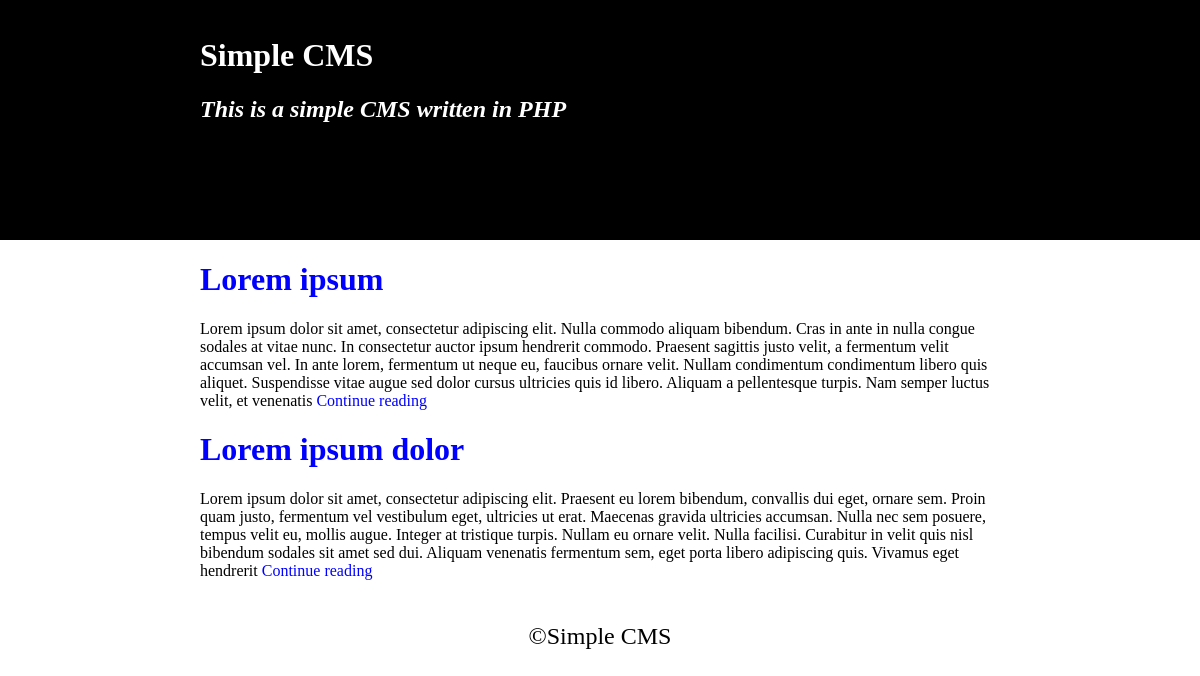
Before: / with the older database file.
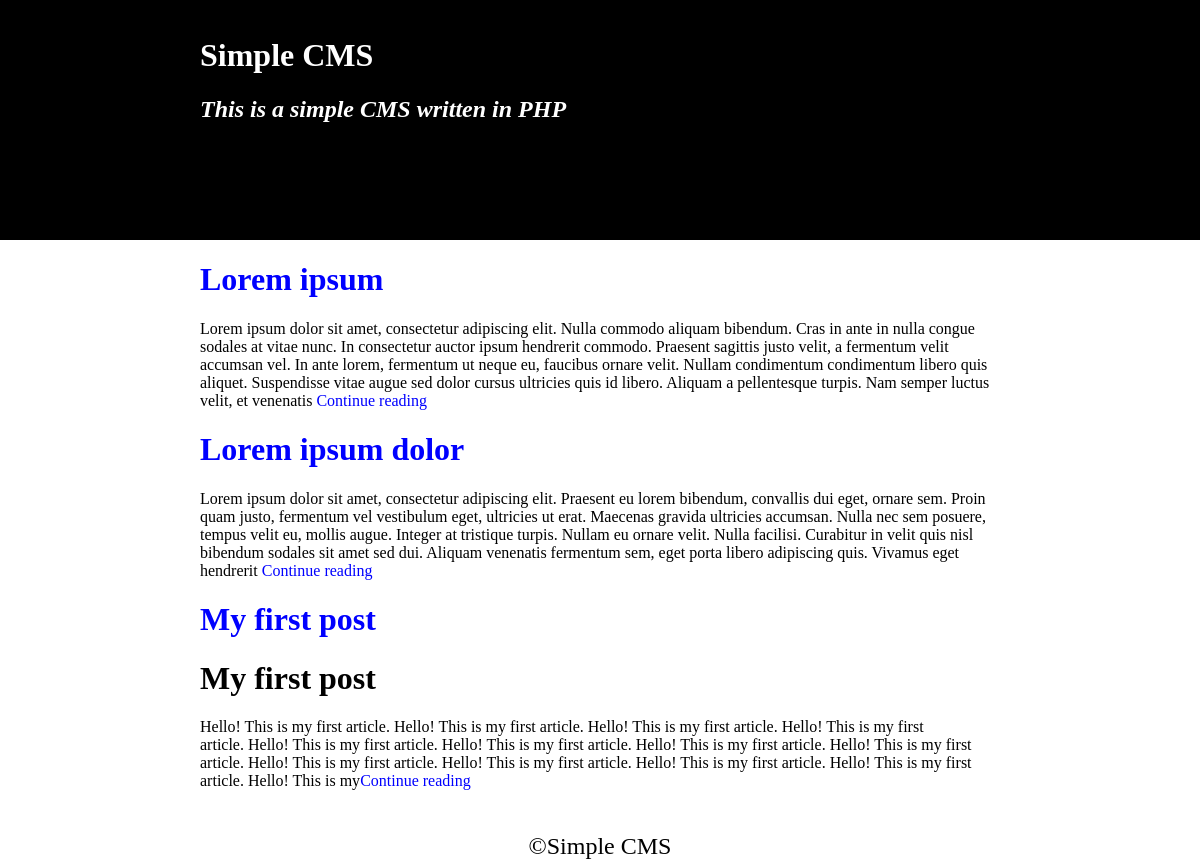
After: the same page with the newer database file.
### tables this page shows
CREATE TABLE IF NOT EXISTS `config` (
  `id` int(11) NOT NULL AUTO_INCREMENT,
  `name` varchar(50) NOT NULL,
  `value` varchar(150) NOT NULL,
  PRIMARY KEY (`id`),
  UNIQUE KEY `name` (`name`)
);

CREATE TABLE IF NOT EXISTS `article` (
  `id` int(11) NOT NULL AUTO_INCREMENT,
  `title` varchar(50) NOT NULL,
  `content` text NOT NULL,
  `post_date` datetime NOT NULL,
  PRIMARY KEY (`id`)
);

### classes/article.php (the view, shortened to what this page needs)
<?php
	class Article{
		public static function article_list(){
			global $mysqli;
			$query = "SELECT * FROM article";
			$result = $mysqli->query($query);
			while($row = $result->fetch_object()){
				echo '<div class="article">';
					echo '<h1 class="article-title"><a class="article-title" href="?article='.$row->id.'">' . $row->title . '</a></h1>';
					if(strlen($row->content) > 500){
						$content = substr($row->content, 0, 500);
						$content .= '<a class="continue-reading" href="?article='.$row->id.'">Continue reading</a>';
					}else{
						$content = $row->content;
					}
					echo '<p class="article-listed-content">' . $content . '</p>';
				echo '</div>';
			}
		}
	}

### index.php (shortened to what this page needs)
<?php
    require_once 'classes/db.php';
    require_once 'classes/article.php';
    require_once 'classes/site.php';
?>
<!DOCTYPE html>
<html>
    <head>
        <link rel="stylesheet" type="text/css" href="css/main.css" />
    </head>
<body>
    <header class="header">
        <div>
            <h1 class="title"><?php Site::title(); ?></h1>
            <h2 class="description"><em><?php Site::description(); ?></em></h2>
        </div>
    </header>
    <div class="page">
        <?php
            if(isset($_GET['article'])){
                Article::article_view();
            }else{
                Article::article_list();
            }
        ?>
    </div>
    <footer class="footer">
        <div>
            <br />
            <?php echo '&copy;'; Site::title(); ?>
        </div>
    </footer>
</body>
</html>

### classes/site.php
<?php
    class Site{
        public static function title(){
            global $mysqli;
            $query = "SELECT value FROM config WHERE name='title'";
            $result = $mysqli->query($query);
            $title = $result->fetch_object();
            echo $title->value;
            return true;
        }
        public static function description(){
            global $mysqli;
            $query = "SELECT value FROM config WHERE name='description'";
            $result = $mysqli->query($query);
            $description = $result->fetch_object();
            echo $description->value;
            return true;
        }
    }
?>

### css/main.css (style rules this page uses)
body { margin: 0; }
a { text-decoration: none; }
.header { width: auto; height: 15em; background-color: black; }
.header div { width: 50em; height: 15em; margin: auto; padding: 1em; }
.title, .description { color: white; }
.page { width: 50em; height: auto; margin: auto; }
.article-title, .continue-reading { text-decoration: none; color: blue; }
.footer { width: auto; height: auto; }
.footer div { width: 50em; height: auto; text-align: center; font-size: 1.5em; margin: auto; }

Changed rows visible on the page:
added article: title "My first post", content "My first post Hello! This is my first article. Hello! This is my first article. Hello! This is my first article. Hello! This is my first article. Hello! This is my first article. Hello! This is my first article. Hello! This is my first article. Hello! This is my first article. Hello! This is my first article. Hello! This is my first article. Hello! This is my first article. Hello! This is my first article. Hello! This is my"
